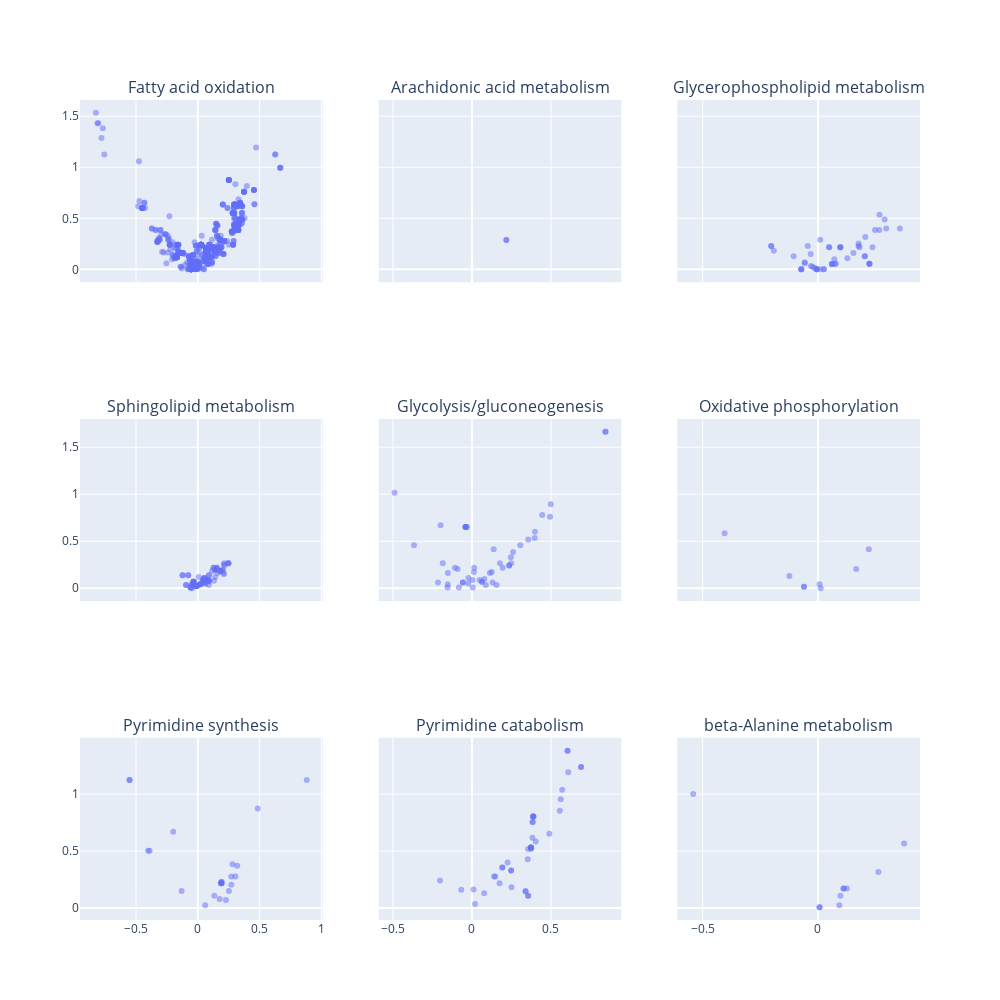

The code cell stored with this chart in its notebook:
### Code cell
from plotly.subplots import make_subplots
fig = make_subplots(
    rows = 3, 
    cols = 3,
    subplot_titles = relevant_subsystems,
    shared_xaxes = True,
    shared_yaxes = True,
    x_title = '-log10(wilcoxon_pval)'
)
data = wilcoxon_test_results['single']
for i, j, subsystem in zip(
    [1, 1, 1, 2, 2, 2, 3, 3, 3], 
    [1, 2, 3, 1, 2, 3, 1, 2, 3], 
    relevant_subsystems):
    fig.add_trace(
        plotly_vulcano_plot(
            data[data.subsystem == subsystem],
            key + ' ' + ' vs. '.join(labels[key]) + subsystem,
            pval_cutoff = 0.05,
            pval_column = 'wilcox_pval'
        ).data[0],
        row = i, 
        col = j
    )
    
fig.update_layout(
    width = 1000,
    height = 1000
)
fig.show()

### Figure 1 — Plotly figure (JSON) as saved in the notebook; plotly's stock layout.template omitted (floating-point values rounded to 4 significant figures; data arrays with more than 128 entries replaced by an {"elided": "..."} marker saying what was removed)
{"data": [{"customdata": {"elided": "634x2 str values"}, "hovertemplate": "<b>%{hovertext}</b><br><br>Cohens's D=%{x}<br>-log10(adjusted p-value)=%{y}<br>associated_genes=%{customdata[0]}<br>subsystem=%{customdata[1]}<extra></extra>", "hovertext": {"elided": "634 str values"}, "legendgroup": "", "marker": {"color": "#636efa", "opacity": 0.5, "symbol": "circle"}, "mode": "markers", "name": "", "orientation": "v", "showlegend": false, "type": "scatter", "x": {"elided": "634 float values"}, "xaxis": "x", "y": {"elided": "634 float values"}, "yaxis": "y"}, {"customdata": [["GPX3; GPX5; GPX6; GPX7", "Arachidonic acid metabolism"], ["GPX3; GPX5; GPX6; GPX7", "Arachidonic acid metabolism"]], "hovertemplate": "<b>%{hovertext}</b><br><br>Cohens's D=%{x}<br>-log10(adjusted p-value)=%{y}<br>associated_genes=%{customdata[0]}<br>subsystem=%{customdata[1]}<extra></extra>", "hovertext": ["RE3520", "RE3520"], "legendgroup": "", "marker": {"color": "#636efa", "opacity": 0.5, "symbol": "circle"}, "mode": "markers", "name": "", "orientation": "v", "showlegend": false, "type": "scatter", "x": [0.2175, 0.2175], "xaxis": "x2", "y": [0.2872, 0.2872], "yaxis": "y2"}, {"customdata": [["ACHE", "Glycerophospholipid metabolism"], ["CDIPT", "Glycerophospholipid metabolism"], ["CDIPT", "Glycerophospholipid metabolism"], ["CDS1; CDS2", "Glycerophospholipid metabolism"], ["CDS1; CDS2", "Glycerophospholipid metabolism"], ["CEPT1; CHPT1", "Glycerophospholipid metabolism"], ["CEPT1", "Glycerophospholipid metabolism"], ["PCYT1A; PCYT1B", "Glycerophospholipid metabolism"], ["PHOSPHO1", "Glycerophospholipid metabolism"], ["CHKA; CHKB", "Glycerophospholipid metabolism"], ["CRLS1", "Glycerophospholipid metabolism"], ["DGKA; DGKB; DGKD; DGKE; DGKG; DGKH; DGKI; DGKQ; DGKZ", "Glycerophospholipid metabolism"], ["DGKA; DGKB; DGKD; DGKE; DGKG; DGKH; DGKI; DGKQ; DGKZ", "Glycerophospholipid metabolism"], ["DGKI; DGKZ", "Glycerophospholipid metabolism"], ["CHKA; CHKB; ETNK1; ETNK2", "Glycerophospholipid metabolism"], ["PHOSPHO1", "Glycerophospholipid metabolism"], ["GPD1", "Glycerophospholipid metabolism"], ["GPD1", "Glycerophospholipid metabolism"], ["GK; GK2", "Glycerophospholipid metabolism"], ["GK; GK2", "Glycerophospholipid metabolism"], [null, "Glycerophospholipid metabolism"], ["PLA2G4A", "Glycerophospholipid metabolism"], ["PAFAH1B1; PAFAH1B2; PAFAH1B3; PAFAH2", "Glycerophospholipid metabolism"], ["PLA2G7", "Glycerophospholipid metabolism"], [null, "Glycerophospholipid metabolism"], ["PLD1; PLD2", "Glycerophospholipid metabolism"], ["PLD1", "Glycerophospholipid metabolism"], ["PLD1", "Glycerophospholipid metabolism"], ["PLD1", "Glycerophospholipid metabolism"], ["PCYT2", "Glycerophospholipid metabolism"], ["PEMT", "Glycerophospholipid metabolism"], ["PEMT", "Glycerophospholipid metabolism"], ["PGS1", "Glycerophospholipid metabolism"], [null, "Glycerophospholipid metabolism"], ["PIKFYVE; PIP4K2A; PIP4K2B; PIP4K2C; PIP5K1A; PIP5K1B; PIP5K1C", "Glycerophospholipid metabolism"], ["PI4K2A; PI4KA; PI4KB", "Glycerophospholipid metabolism"], ["PLA2G12A; PLA2G2A; PLA2G2F; PLA2G3; PLA2G4A; PLA2G4B; PLA2G4E; PLA2G5; PLA2G6", "Glycerophospholipid metabolism"], ["PLA2G10; PLA2G12A; PLA2G1B; PLA2G2A; PLA2G2D; PLA2G2E; PLA2G2F; PLA2G5", "Glycerophospholipid metabolism"], [null, "Glycerophospholipid metabolism"], ["PTDSS1", "Glycerophospholipid metabolism"], ["PTDSS1", "Glycerophospholipid metabolism"], ["PTDSS2", "Glycerophospholipid metabolism"], ["PTDSS2", "Glycerophospholipid metabolism"], ["PLD2", "Glycerophospholipid metabolism"], ["PLD2", "Glycerophospholipid metabolism"], ["ETNPPL", "Glycerophospholipid metabolism"], ["AKR1A1; AKR1B3", "Glycerophospholipid metabolism"], ["AKR1A1; AKR1B3", "Glycerophospholipid metabolism"], [null, "Glycerophospholipid metabolism"], [null, "Glycerophospholipid metabolism"]], "hovertemplate": "<b>%{hovertext}</b><br><br>Cohens's D=%{x}<br>-log10(adjusted p-value)=%{y}<br>associated_genes=%{customdata[0]}<br>subsystem=%{customdata[1]}<extra></extra>", "hovertext": ["Acetylcholinesterase", "phosphatidylinositol synthase (Homo sapiens)", "phosphatidylinositol synthase (Homo sapiens)", "phosphatidate cytidylyltransferase", "phosphatidate cytidylyltransferase", "choline phosphotransferase", "ethanolamine phosphotransferase", "choline phosphate cytididyltransferase", "choline phosphate phosphatase", "Choline kinase", "cardiolipin synthase (homo sapiens)", "Diacylglycerol phosphate kinase (homo sapiens)", "Diacylglycerol phosphate kinase (homo sapiens)", "Diacylglycerol phosphate kinase (homo sapiens)", "Ethanolamine kinase", "ethanolamine phosphate phosphatase", "glycerol-3-phosphate dehydrogenase (NAD)", "glycerol-3-phosphate dehydrogenase (NAD)", "glycerol kinase", "glycerol kinase", "Glycerophosphodiester phosphodiesterase (Glycerophosphocholine)", "lysophospholipase", "Platelet-activating factor acetylhydrolase", "Platelet-activating factor acetylhydrolase", "alkyl glycerol phosphocholine acetyl transferase", "choline phosphatase", "choline phosphatase", "choline phosphatase", "choline phosphatase", "phosphoethanolamine cytidyltransferase", "phosphatidylethanolamine N-methyltransferase", "phosphatidylethanolamine N-methyltransferase", "phosphatidyl-CMP: glycerophosphate phosphatidyltransferase", "Phosphatidylglycerol phosphate phosphatase (homo sapiens)", "phosphatidylinositol 4-phosphate 5-kinase", "phosphatidylinositol 4-kinase", "phospholipase A2", "phospholipase A2", "Phosphatidylserine decarboxylase", "Phosphatidylserine synthase homo sapiens", "Phosphatidylserine synthase homo sapiens", "Phosphatidylserine synthase homo sapiens", "Phosphatidylserine synthase homo sapiens", "RE3301", "RE3301", "Ethanolamine-phosphate phospho-lyase (deaminating) EC:4.2.3.2", "Glycerol:NADP+ oxidoreductase Glycerolipid metabolism EC:1.1.1.2 EC:1.1.1.72", "Glycerol:NADP+ oxidoreductase Glycerolipid metabolism EC:1.1.1.2 EC:1.1.1.72", "S-Adenosyl-L-methionine:ethanolamine-phosphate N-methyltransferase Glycerophospholipid metabolism EC:2.1.1.103", "S-Adenosyl-L-methionine:ethanolamine-phosphate N-methyltransferase Glycerophospholipid metabolism EC:2.1.1.103"], "legendgroup": "", "marker": {"color": "#636efa", "opacity": 0.5, "symbol": "circle"}, "mode": "markers", "name": "", "orientation": "v", "showlegend": false, "type": "scatter", "x": [0.009785, 0.0967, 0.05997, 0.05997, 0.2031, 0.02512, -0.07259, 0.02512, 0.289, 0.2668, 0.3553, 0.007255, 0.1273, 0.2365, 0.2052, 0.2657, -0.05729, -0.05746, -0.2028, -0.1917, -0.005765, -0.005765, 0.04829, -0.04461, 0.04856, 0.2229, 0.07573, 0.2031, 0.07573, -0.07259, 0.1538, 0.1763, 0.0967, 0.0967, 0.2474, 0.2959, -0.005831, -0.03047, 0.18, 0.2229, -0.03173, 0.07087, -0.0726, 0.2229, -0.1057, 0.1755, -0.203, -0.01525, 0.0624, -0.02461], "xaxis": "x3", "y": [0.2909, 0.2174, 0.05149, 0.05149, 0.1291, 0, 0, 0, 0.4881, 0.5351, 0.3991, 0, 0.1087, 0.2174, 0.3169, 0.385, 0.06992, 0.06063, 0.2292, 0.183, 0, 0, 0.2174, 0.2292, 0.2174, 0.05583, 0.05583, 0.1291, 0.05583, 0, 0.1609, 0.2534, 0.2174, 0.2174, 0.385, 0.3991, 0, 0.03371, 0.2174, 0.05583, 0.1501, 0.09876, 0, 0.05583, 0.1291, 0.2292, 0.2292, 0.01654, 0.05149, 0.02505], "yaxis": "y3"}, {"customdata": {"elided": "79x2 str values"}, "hovertemplate": "<b>%{hovertext}</b><br><br>Cohens's D=%{x}<br>-log10(adjusted p-value)=%{y}<br>associated_genes=%{customdata[0]}<br>subsystem=%{customdata[1]}<extra></extra>", "hovertext": ["3-Dehydrosphinganine reductase", "Lactosylceramide 4-alpha-galactosyltransferase", "Arylsulfatase A", "N-acylsphingosine amidohydrolase", "Beta-1,3-galactosyltransferase 3", "Beta-1,3-galactosyltransferase 4", "Beta-1,3-galactosyltransferase 4", "Beta-1,3-galactosyltransferase 4", "Beta-1,3-galactosyltransferase 4", "Beta-1,3-galactosyltransferase 5", "UDP-GlcNAc:betaGal beta-1,3-N-acetylglucosaminyltransferase 3, Golgi apparatus", "UDP-GlcNAc:betaGal beta-1,3-N-acetylglucosaminyltransferase 3, Golgi apparatus", "UDP-GlcNAc:betaGal beta-1,3-N-acetylglucosaminyltransferase 3, Golgi apparatus", "UDP-GlcNAc:betaGal beta-1,3-N-acetylglucosaminyltransferase 3, Golgi apparatus", "UDP-GlcNAc:betaGal beta-1,3-N-acetylglucosaminyltransferase 3, Golgi apparatus", "UDP-GlcNAc:betaGal beta-1,3-N-acetylglucosaminyltransferase 3, Golgi apparatus", "UDP-GlcNAc:betaGal beta-1,3-N-acetylglucosaminyltransferase 3, Golgi apparatus", "UDP-GlcNAc:betaGal beta-1,3-N-acetylglucosaminyltransferase 3, Golgi apparatus", "Ceramide kinase", "dihydroceramide desaturase", "dihydroceramide desaturase", "dihydrosphingosine N-acyltransferase", "Galactoside 2-alpha-L-fucosyltransferase 1", "Galactosylceramide sulfotransferase", "Galactosylceramide sulfotransferase", "Galactocerebrosidase", "Beta-1,4 N-acetylgalactosaminyltransferase", "Beta-1,4 N-acetylgalactosaminyltransferase", "Beta-1,4 N-acetylgalactosaminyltransferase", "Beta-1,4 N-acetylgalactosaminyltransferase", "Ganglioside O-acetylation", "Ganglioside O-acetylation", "Glucosylceramidase", "Glucosylceramidase", "globoside alpha-1,3-N-acetylgalactosaminyltransferase 1", "galactosidase, alpha", "Beta-galactosidase", "N-acetylgalactosaminidase, beta-", "N-acetylgalactosaminidase, alpha-", "RE2675", "sphingoid base-phosphate phosphatase (sphinganine 1-phosphatase), endoplasmic reticulum", "sphingoid base-phosphate phosphatase (sphinganine 1-phosphatase), endoplasmic reticulum", "serine C-palmitoyltransferase", "Sphingosine-1-phosphate lyase", "Beta-galactoside alpha-2,3-sialyltransferase, Golgi apparatus", "Lactosylceramide alpha-2,3-sialyltransferase, Golgi apparatus", "sphingolipid long chain base kinase (sphinganine)", "sphingomyelin phosphodiesterase 3, neutral membrane (neutral sphingomyelinase II)", "sphingomyelin phosphodiesterase 3, neutral membrane (neutral sphingomyelinase II)", "sphingomyelinase", "Sphingomyelin synthase (homo sapiens)", "sphingosine kinase 2", "sphingomyelin deacylase", "CMP-N-acetylneuraminate-beta-galactosamide-alpha-2,3-sialyltransferase, Golgi apparatus", "CMP-N-acetylneuraminate-beta-galactosamide-alpha-2,3-sialyltransferase, Golgi apparatus", "CMP-N-acetylneuraminate-beta-galactosamide-alpha-2,3-sialyltransferase, Golgi apparatus", "Alpha-N-acetylgalactosaminide alpha-2,6-sialyltransferase 2", "Alpha-N-acetylgalactosaminide alpha-2,6-sialyltransferase 2", "Alpha-N-acetylgalactosaminide alpha-2,6-sialyltransferase 2", "Alpha-N-acetylgalactosaminide alpha-2,6-sialyltransferase 2", "Alpha-N-acetylgalactosaminide alpha-2,6-sialyltransferase 2", "Alpha-N-acetylgalactosaminide alpha-2,6-sialyltransferase 2", "Alpha-N-acetylgalactosaminide alpha-2,6-sialyltransferase 2", "Alpha-N-acetylgalactosaminide alpha-2,6-sialyltransferase 2", "Alpha-N-acetylgalactosaminide alpha-2,6-sialyltransferase 3", "sialytransferase 7 ((alpha-N-acetylneuraminyl 2,3-betagalactosyl-1,3)-N-acetyl galactosaminide alpha-2,6-sialytransferase) F", "Beta-galactoside alpha-2,3-sialyltransferase", "Beta-galactoside alpha-2,3-sialyltransferase", "Beta-galactoside alpha-2,3-sialyltransferase", "Beta-galactoside alpha-2,3-sialyltransferase", "Beta-galactoside alpha-2,3-sialyltransferase", "Beta-galactoside alpha-2,3-sialyltransferase", "Beta-galactoside alpha-2,3-sialyltransferase", "Ceramide glucosyltransferase", "3-sn-phosphatidate phosphohydrolase Sphingolipid metabolism EC:3.1.3.4", "S-Adenosyl-L-methionine:methylethanolamine phosphate N-methyltransferase Glycerophospholipid metabolism EC:2.1.1.103", "S-Adenosyl-L-methionine:methylethanolamine phosphate N-methyltransferase Glycerophospholipid metabolism EC:2.1.1.103", "S-Adenosyl-L-methionine:phosphodimethylethanolamine N-methyltransferase Glycerophospholipid metabolism EC:2.1.1.103", "S-Adenosyl-L-methionine:phosphodimethylethanolamine N-methyltransferase Glycerophospholipid metabolism EC:2.1.1.103"], "legendgroup": "", "marker": {"color": "#636efa", "opacity": 0.5, "symbol": "circle"}, "mode": "markers", "name": "", "orientation": "v", "showlegend": false, "type": "scatter", "x": [0.1811, 0.141, -0.07775, 0.1505, 0.141, 0.04162, 0.01882, -0.008093, -0.03371, 0.1313, 0.2476, 0.2476, 0.2476, 0.2021, 0.2021, 0.05589, 0.05406, 0.1155, -0.04571, 0.1821, 0.2094, 0.1821, 0.1413, -0.07775, 0.007677, 0.1502, 0.04759, 0.01882, -0.008093, -0.03371, -0.05833, -0.0949, -0.1231, 0.1281, 0.1538, 0.2101, 0.1281, 0.05589, 0.1538, 0.08916, -0.04475, -0.04517, 0.1811, 0.2146, 0.08915, -0.05833, 0.09005, 0.07644, 0.1602, 0.2145, 0.07644, -0.04516, 0.2118, 0.04162, 0.01882, -0.008093, 0.09037, 0.09037, 0.05406, 0.05406, -0.01087, -0.01087, -0.03371, -0.03593, 0.02567, -0.01195, 0.08915, -0.05833, -0.0949, -0.01557, 0.02493, 0.04162, -0.03381, -0.1228, 0.0905, 0.0624, -0.02461, 0.0624, -0.02461], "xaxis": "x4", "y": [0.183, 0.1943, 0.1395, 0.2057, 0.1943, 0.08898, 0.04252, 0.02505, 0.06992, 0.07937, 0.2657, 0.2657, 0.2657, 0.1943, 0.1943, 0.06992, 0.1087, 0.183, 0, 0.183, 0.1609, 0.183, 0.1188, 0.1395, 0.1188, 0.2057, 0.09876, 0.04252, 0.02505, 0.06992, 0.008196, 0.03371, 0.1395, 0.2174, 0.2174, 0.1501, 0.2174, 0.06992, 0.2174, 0.03371, 0.04252, 0.04252, 0.183, 0.2412, 0.07937, 0.008196, 0.1395, 0.08898, 0.1609, 0.2657, 0.08898, 0.04252, 0.2534, 0.08898, 0.04252, 0.02505, 0.07937, 0.07937, 0.1087, 0.1087, 0.02505, 0.02505, 0.06992, 0.06992, 0.04252, 0.02505, 0.07937, 0.008196, 0.03371, 0.03371, 0.05149, 0.08898, 0.06992, 0.1395, 0.1395, 0.05149, 0.02505, 0.05149, 0.02505], "yaxis": "y4"}, {"customdata": [["AACS; ACSS2", "Glycolysis/gluconeogenesis"], ["ACSS1", "Glycolysis/gluconeogenesis"], ["ACYP1; ACYP2; RWDD2A", "Glycolysis/gluconeogenesis"], ["ADH1; ADH4; ADH5; ADH6A; ADH7; ADHFE1; ZADH2", "Glycolysis/gluconeogenesis"], ["AKR1A1", "Glycolysis/gluconeogenesis"], ["ALDH1A1; ALDH1A2; ALDH1A3; ALDH1B1; ALDH3A1; ALDH3A2; ALDH3B1; ALDH3B3; ALDH7A1; ALDH9A1", "Glycolysis/gluconeogenesis"], ["ALDH1B1; ALDH2", "Glycolysis/gluconeogenesis"], ["ALDH1A2; ALDH1B1; ALDH3A1; ALDH3A2; ALDH3B1; ALDH3B3; ALDH9A1", "Glycolysis/gluconeogenesis"], ["CAT", "Glycolysis/gluconeogenesis"], ["BPGM; PGAM1; PGAM2", "Glycolysis/gluconeogenesis"], ["BPGM; PGAM1; PGAM2", "Glycolysis/gluconeogenesis"], ["ENO1; ENO2; ENO3", "Glycolysis/gluconeogenesis"], ["ENO1; ENO2; ENO3", "Glycolysis/gluconeogenesis"], ["CYP2E1", "Glycolysis/gluconeogenesis"], ["ALDOART2; ALDOB; ALDOC", "Glycolysis/gluconeogenesis"], ["ALDOART2; ALDOB; ALDOC", "Glycolysis/gluconeogenesis"], ["FBP1; FBP2", "Glycolysis/gluconeogenesis"], ["GPD2", "Glycolysis/gluconeogenesis"], ["G6PC; G6PC2; G6PC3", "Glycolysis/gluconeogenesis"], ["GAPDHS; GM15294", "Glycolysis/gluconeogenesis"], ["GAPDHS; GM15294", "Glycolysis/gluconeogenesis"], ["GCK; HK1; HK2; HK3; HKDC1", "Glycolysis/gluconeogenesis"], ["LDHA; LDHAL6B; LDHB; LDHC; UEVLD", "Glycolysis/gluconeogenesis"], ["LDHA; LDHAL6B; LDHB; LDHC; UEVLD", "Glycolysis/gluconeogenesis"], ["DLAT; DLD; PDHA1; PDHA2; PDHB; PDHX", "Glycolysis/gluconeogenesis"], ["PCK1", "Glycolysis/gluconeogenesis"], ["PCK1; PCK2", "Glycolysis/gluconeogenesis"], ["PFKL; PFKM; PFKP", "Glycolysis/gluconeogenesis"], ["GPI1", "Glycolysis/gluconeogenesis"], ["GPI1", "Glycolysis/gluconeogenesis"], ["MIA3; PGK1; PGK2", "Glycolysis/gluconeogenesis"], ["MIA3; PGK1; PGK2", "Glycolysis/gluconeogenesis"], ["PGM1; PGM2", "Glycolysis/gluconeogenesis"], ["PGM1; PGM2", "Glycolysis/gluconeogenesis"], ["BPGM; PGAM1; PGAM2", "Glycolysis/gluconeogenesis"], ["BPGM; PGAM1; PGAM2", "Glycolysis/gluconeogenesis"], ["PKLR; PKM", "Glycolysis/gluconeogenesis"], ["TPI1", "Glycolysis/gluconeogenesis"], ["TPI1", "Glycolysis/gluconeogenesis"], ["PKLR", "Glycolysis/gluconeogenesis"], ["PKLR", "Glycolysis/gluconeogenesis"], ["PKLR", "Glycolysis/gluconeogenesis"], ["LDHA; LDHB; LDHC", "Glycolysis/gluconeogenesis"], ["LDHA; LDHB; LDHC", "Glycolysis/gluconeogenesis"], ["GPD1", "Glycolysis/gluconeogenesis"], ["GPD1", "Glycolysis/gluconeogenesis"], ["PKLR", "Glycolysis/gluconeogenesis"], ["GCK; HK1; HK2; HK3", "Glycolysis/gluconeogenesis"], ["GCK; HK1; HK2; HK3", "Glycolysis/gluconeogenesis"], ["PKLR", "Glycolysis/gluconeogenesis"]], "hovertemplate": "<b>%{hovertext}</b><br><br>Cohens's D=%{x}<br>-log10(adjusted p-value)=%{y}<br>associated_genes=%{customdata[0]}<br>subsystem=%{customdata[1]}<extra></extra>", "hovertext": ["acetyl-CoA synthetase", "acetyl-CoA synthetase", "acylphosphatase", "alcohol dehydrogenase, forward rxn (ethanol -> acetaldehyde)", "alcohol dehydrogenase (ethanol, NADP), forward reaction", "aldehyde dehydrogenase (acetaldehyde, NAD)", "aldehyde dehydrogenase (acetylaldehyde, NAD), mitochondrial", "aldehyde dehydrogenase (acetaldehyde, NADP)", "catalase A, peroxisomal (ethanol)", "Diphosphoglyceromutase", "Diphosphoglycerate phosphatase", "enolase", "enolase", "ethanol monooxygenase", "fructose-bisphosphate aldolase", "fructose-bisphosphate aldolase", "fructose-bisphosphatase", "glycerol-3-phosphate dehydrogenase (FAD), mitochondrial", "glucose-6-phosphate phosphatase, edoplasmic reticular", "glyceraldehyde-3-phosphate dehydrogenase", "glyceraldehyde-3-phosphate dehydrogenase", "hexokinase (D-glucose:ATP)", "L-lactate dehydrogenase", "L-lactate dehydrogenase", "pyruvate dehydrogenase", "Phosphoenolpyruvate carboxykinase (GTP)", "Phosphoenolpyruvate carboxykinase (GTP)", "phosphofructokinase", "glucose-6-phosphate isomerase", "glucose-6-phosphate isomerase", "phosphoglycerate kinase", "phosphoglycerate kinase", "phosphoglucomutase", "phosphoglucomutase", "phosphoglycerate mutase", "phosphoglycerate mutase", "pyruvate kinase", "triose-phosphate isomerase", "triose-phosphate isomerase", "GTP:pyruvate O2-phosphotransferase Purine metabolism EC:2.7.1.40", "CTP:pyruvate O2-phosphotransferase EC:2.7.1.40", "UTP:pyruvate O2-phosphotransferase EC:2.7.1.40", "(S)-Lactate:NAD+ oxidoreductase Glycolysis / Gluconeogenesis / Pyruvate metabolism EC:1.1.1.27", "(S)-Lactate:NAD+ oxidoreductase Glycolysis / Gluconeogenesis / Pyruvate metabolism EC:1.1.1.27", "sn-Glycerol-3-phosphate:NAD+ 2-oxidoreductase Glycerophospholipid metabolism EC:1.1.1.8", "sn-Glycerol-3-phosphate:NAD+ 2-oxidoreductase Glycerophospholipid metabolism EC:1.1.1.8", "dATP:pyruvate O2-phosphotransferase Purine metabolism EC:2.7.1.40", "Glycolysis / Glyconeogenesis EC:2.7.1.1", "Glycolysis / Glyconeogenesis EC:2.7.1.1", "dATP:pyruvate O2-phosphotransferase Purine metabolism EC:2.7.1.40"], "legendgroup": "", "marker": {"color": "#636efa", "opacity": 0.5, "symbol": "circle"}, "mode": "markers", "name": "", "orientation": "v", "showlegend": false, "type": "scatter", "x": [0.01409, -0.1848, 0.2602, 0.1767, 0.003186, 0.1945, 0.246, 0.1301, -0.49, 0.2353, 0.2353, 0.1248, 0.3987, -0.3668, 0.4988, 0.8446, 0.4447, 0.005182, 0.01186, 0.1131, -0.09085, 0.07842, -0.1533, 0.1373, 0.4939, 0.04854, 0.1556, 0.8446, -0.0827, 0.3562, -0.1077, 0.2483, -0.02227, 0.3055, 0.3967, 0.08796, -0.1987, -0.02285, -0.1523, -0.04044, -0.04044, -0.04044, -0.215, -0.1546, -0.05746, -0.05746, -0.03197, 0.06293, 0.06377, -0.04044], "xaxis": "x5", "y": [0.2174, 0.2657, 0.385, 0.2657, 0.08898, 0.2174, 0.3301, 0.06063, 1.017, 0.2412, 0.2412, 0.1719, 0.6005, 0.4577, 0.8937, 1.664, 0.7778, 0.008196, 0.1719, 0.1609, 0.2057, 0.09876, 0.04252, 0.4135, 0.7591, 0.08898, 0.03371, 1.664, 0.008196, 0.5192, 0.2174, 0.2657, 0.1087, 0.4577, 0.5351, 0.03371, 0.669, 0.05149, 0.1609, 0.6516, 0.6516, 0.6516, 0.06063, 0.008196, 0.06063, 0.06063, 0.6516, 0.06992, 0.06992, 0.6516], "yaxis": "y5"}, {"customdata": [["ATP5A1; ATP5B; ATP5C1; ATP5D; ATP5E; ATP5F1; ATP5G1; ATP5G2; ATP5G3; ATP5H; ATP5J; ATP5J2; ATP5K; ATP5O; ATP5S; GM5426; NSF", "Oxidative phosphorylation"], ["COX4I1; COX4I2; COX5A; COX5B; COX6A1; COX6A2; COX6B1; COX6B2; COX6C; COX7A1; COX7A2; COX7A2L; COX7B2; COX8A; COX8C; MT-CO1; MT-CO2; MT-CO3", "Oxidative phosphorylation"], ["CYC1; MT-CYTB; UQCR10; UQCR11; UQCRB; UQCRC1; UQCRC2; UQCRFS1; UQCRH; UQCRQ", "Oxidative phosphorylation"], ["ETFA; ETFB; ETFDH", "Oxidative phosphorylation"], [null, "Oxidative phosphorylation"], ["1700029P11RIK; MT-ND1; MT-ND2; MT-ND3; MT-ND4; MT-ND4L; MT-ND5; MT-ND6; NDUFA1; NDUFA10; NDUFA11; NDUFA12; NDUFA13; NDUFA2; NDUFA3; NDUFA4; NDUFA5; NDUFA6; NDUFA7; NDUFA8; NDUFA9; NDUFAB1; NDUFB10; NDUFB2; NDUFB3; NDUFB4; NDUFB5; NDUFB6; NDUFB7; NDUFB8; NDUFB9; NDUFC1; NDUFC2; NDUFS1; NDUFS2; NDUFS3; NDUFS4; NDUFS5; NDUFS6; NDUFS7; NDUFS8; NDUFV1; NDUFV2; NDUFV3; TUSC3", "Oxidative phosphorylation"], ["LHPP; PPA1", "Oxidative phosphorylation"], ["PPA2", "Oxidative phosphorylation"]], "hovertemplate": "<b>%{hovertext}</b><br><br>Cohens's D=%{x}<br>-log10(adjusted p-value)=%{y}<br>associated_genes=%{customdata[0]}<br>subsystem=%{customdata[1]}<extra></extra>", "hovertext": ["ATP synthase (four protons for one ATP)", "cytochrome c oxidase, mitochondrial Complex IV", "ubiquinol-6 cytochrome c reductase, Complex III", "Complex II reaction for respiratory chain", "glycerophosphate shuttle for trasnfer of reducing equivalents", "NADH dehydrogenase, mitochondrial", "inorganic diphosphatase", "inorganic diphosphatase"], "legendgroup": "", "marker": {"color": "#636efa", "opacity": 0.5, "symbol": "circle"}, "mode": "markers", "name": "", "orientation": "v", "showlegend": false, "type": "scatter", "x": [0.01189, -0.06092, -0.06092, -0.4052, 0.006879, -0.124, 0.1657, 0.2205], "xaxis": "x6", "y": [0, 0.01654, 0.01654, 0.5839, 0.04252, 0.1291, 0.2057, 0.4135], "yaxis": "y6"}, {"customdata": [["CAD", "Pyrimidine synthesis"], ["CAD", "Pyrimidine synthesis"], ["CTPS; CTPS2", "Pyrimidine synthesis"], ["DHODH", "Pyrimidine synthesis"], ["CAD", "Pyrimidine synthesis"], ["DTYMK", "Pyrimidine synthesis"], ["UMPS", "Pyrimidine synthesis"], ["UMPS", "Pyrimidine synthesis"], [null, "Pyrimidine synthesis"], [null, "Pyrimidine synthesis"], [null, "Pyrimidine synthesis"], [null, "Pyrimidine synthesis"], ["NME4", "Pyrimidine synthesis"], ["NME4", "Pyrimidine synthesis"], ["GM20390; NME2", "Pyrimidine synthesis"], ["GM20390; NME2", "Pyrimidine synthesis"], [null, "Pyrimidine synthesis"], [null, "Pyrimidine synthesis"], [null, "Pyrimidine synthesis"], ["TK2", "Pyrimidine synthesis"], ["TK2", "Pyrimidine synthesis"], ["PKM", "Pyrimidine synthesis"], ["PKM", "Pyrimidine synthesis"], ["UCK1; UCK2; UCKL1", "Pyrimidine synthesis"]], "hovertemplate": "<b>%{hovertext}</b><br><br>Cohens's D=%{x}<br>-log10(adjusted p-value)=%{y}<br>associated_genes=%{customdata[0]}<br>subsystem=%{customdata[1]}<extra></extra>", "hovertext": ["aspartate carbamoyltransferase (reversible)", "carbamoyl-phosphate synthase (glutamine-hydrolysing)", "CTP synthase (glutamine)", "dihydoorotic acid dehydrogenase (quinone10)", "dihydroorotase", "dTMP kinase in mitochondria", "orotidine-5'-phosphate decarboxylase", "orotate phosphoribosyltransferase", "RE0452", "RE0452", "RE0453", "RE0453", "RE0453", "RE0453", "RE0453", "RE0453", "RE0456", "RE1530", "RE1530", "RE1530", "RE1530", "RE2954", "RE2954", "uridine kinase (ATP:Uridine)"], "legendgroup": "", "marker": {"color": "#636efa", "opacity": 0.5, "symbol": "circle"}, "mode": "markers", "name": "", "orientation": "v", "showlegend": false, "type": "scatter", "x": [0.1924, 0.1924, 0.4848, 0.1922, 0.1922, 0.2717, 0.1877, 0.1877, 0.05991, 0.3193, -0.3905, -0.4021, 0.2515, 0.2707, -0.5525, -0.5525, -0.1311, 0.2278, 0.281, 0.3043, 0.1769, -0.1987, 0.1339, 0.8819], "xaxis": "x7", "y": [0.2292, 0.2292, 0.8739, 0.2174, 0.2174, 0.2057, 0.2174, 0.2174, 0.02505, 0.371, 0.5036, 0.5036, 0.1501, 0.2782, 1.125, 1.125, 0.1501, 0.06992, 0.385, 0.2782, 0.07937, 0.669, 0.1087, 1.125], "yaxis": "y7"}, {"customdata": [[null, "Pyrimidine catabolism"], ["UPB1", "Pyrimidine catabolism"], [null, "Pyrimidine catabolism"], ["AICDA; CDA", "Pyrimidine catabolism"], ["AGXT2", "Pyrimidine catabolism"], ["AGXT2", "Pyrimidine catabolism"], ["DCTD", "Pyrimidine catabolism"], ["DCTD", "Pyrimidine catabolism"], ["AICDA; CDA", "Pyrimidine catabolism"], ["DPYS; DPYSL2; DPYSL3", "Pyrimidine catabolism"], ["DPYS", "Pyrimidine catabolism"], ["DPYD", "Pyrimidine catabolism"], ["DPYD", "Pyrimidine catabolism"], ["DPYD", "Pyrimidine catabolism"], [null, "Pyrimidine catabolism"], ["NT5C; NT5C3", "Pyrimidine catabolism"], ["NT5C3", "Pyrimidine catabolism"], ["GUCA1A; NT5C; NT5C1A; NT5C1B; NT5C3; NT5E", "Pyrimidine catabolism"], ["NT5C; NT5C1A; NT5C1B; NT5C2; NT5C3; NT5E", "Pyrimidine catabolism"], ["NT5C; NT5C1A; NT5C1B; NT5C2; NT5C3; NT5E", "Pyrimidine catabolism"], ["UPP1; UPP2", "Pyrimidine catabolism"], ["UPP1; UPP2", "Pyrimidine catabolism"], ["TYMP", "Pyrimidine catabolism"], ["TYMP", "Pyrimidine catabolism"], ["UPB1", "Pyrimidine catabolism"], ["ENTPD1; ENTPD3; ENTPD8", "Pyrimidine catabolism"], ["ENTPD1; ENTPD3; ENTPD8", "Pyrimidine catabolism"], ["ENTPD1; ENTPD3; ENTPD8", "Pyrimidine catabolism"], ["ENTPD1; ENTPD3; ENTPD8", "Pyrimidine catabolism"], ["ITPA", "Pyrimidine catabolism"], [null, "Pyrimidine catabolism"], [null, "Pyrimidine catabolism"], [null, "Pyrimidine catabolism"], ["DCK", "Pyrimidine catabolism"], ["ITPA", "Pyrimidine catabolism"], ["ITPA", "Pyrimidine catabolism"], ["ABAT", "Pyrimidine catabolism"], ["ABAT", "Pyrimidine catabolism"], ["ENTPD1; ENTPD3; ENTPD8", "Pyrimidine catabolism"], ["ENTPD1; ENTPD3; ENTPD8", "Pyrimidine catabolism"], ["ENTPD1; ENTPD3; ENTPD8", "Pyrimidine catabolism"], ["ENTPD1; ENTPD3; ENTPD8", "Pyrimidine catabolism"]], "hovertemplate": "<b>%{hovertext}</b><br><br>Cohens's D=%{x}<br>-log10(adjusted p-value)=%{y}<br>associated_genes=%{customdata[0]}<br>subsystem=%{customdata[1]}<extra></extra>", "hovertext": ["2-deoxy-D-ribose 1-phosphate phosphorylase", "beta-ureidopropionase (D-3-amino-isobutanoate forming)", "Cytosine deaminase", "cytidine deaminase", "D-3-Amino-isobutanoate:pyruvate aminotransferase, mitochondrial", "D-3-Amino-isobutanoate:pyruvate aminotransferase, mitochondrial", "dCMP deaminase", "dCMP deaminase", "deoxycytidine deaminase", "dihydropyrimidinase (5,6-dihydrouracil)", "dihydropyrimidinase (dihydrothymine)", "dihydrothymin dehydrogenase (NADP)", "dihydrothymin dehydrogenase (NADP)", "dihydrouracil dehydrogenase (NADP)", "dUTP diphosphatase", "5'-nucleotidase (dUMP)", "5'-nucleotidase (UMP)", "5'-nucleotidase (dCMP)", "5'-nucleotidase (CMP)", "5'-nucleotidase (dTMP)", "pyrimidine-nucleoside phosphorylase (uracil)", "pyrimidine-nucleoside phosphorylase (uracil)", "thymidine phosphorylase", "thymidine phosphorylase", "b-ureidopropionase", "CDP diphosphohydrolase Pyrimidine metabolism EC:3.6.1.5", "CDP diphosphohydrolase Pyrimidine metabolism EC:3.6.1.5", "CTP diphosphohydrolase Pyrimidine metabolism EC:3.6.1.5", "CTP diphosphohydrolase Pyrimidine metabolism EC:3.6.1.5", "Uridine triphosphate pyrophosphohydrolase Pyrimidine metabolism EC:3.6.1.19", "5,6-Dihydrouracil:NAD+ oxidoreductase Pyrimidine metabolism EC:1.3.1.1", "5,6-Dihydrothymine:NAD+ oxidoreductase Pyrimidine metabolism EC:1.3.1.1", "5,6-Dihydrothymine:NAD+ oxidoreductase Pyrimidine metabolism EC:1.3.1.1", "ATP:deoxycitidine 5-phosphotransferase Pyrimidine metabolism EC:2.7.1.74", "2-Deoxyguanosine 5-triphosphate pyrophosphohydrolase Purine metabolism EC:3.6.1.19", "2-Deoxyguanosine 5-triphosphate pyrophosphohydrolase Purine metabolism EC:3.6.1.19", "(R)-3-Amino-2-methylpropanoate:2-oxoglutarate aminotransferase EC:2.6.1.22", "(R)-3-Amino-2-methylpropanoate:2-oxoglutarate aminotransferase EC:2.6.1.22", "dTDP diphosphohydrolase Pyrimidine metabolism EC:3.6.1.5", "dTDP diphosphohydrolase Pyrimidine metabolism EC:3.6.1.5", "dTTP nucleotidohydrolase Pyrimidine metabolism EC:3.6.1.39", "dTTP nucleotidohydrolase Pyrimidine metabolism EC:3.6.1.39"], "legendgroup": "", "marker": {"color": "#636efa", "opacity": 0.5, "symbol": "circle"}, "mode": "markers", "name": "", "orientation": "v", "showlegend": false, "type": "scatter", "x": [0.07708, 0.192, -0.06776, 0.5562, 0.3732, 0.3732, 0.4893, 0.1747, 0.3526, 0.2477, 0.192, 0.2254, 0.3552, 0.6902, 0.3826, 0.3554, 0.571, 0.6045, 0.6094, 0.3749, 0.25, 0.4037, 0.1398, 0.1471, 0.2477, 0.3837, 0.3889, 0.3393, 0.3867, 0.5621, 0.6902, 0.3552, -0.2023, 0.6052, 0.01936, 0.009941, 0.3732, 0.3732, 0.3837, 0.3889, 0.3393, 0.3867], "xaxis": "x8", "y": [0.1291, 0.3572, 0.161, 0.8542, 0.531, 0.531, 0.6516, 0.2174, 0.428, 0.3301, 0.3572, 0.3991, 0.1087, 1.239, 0.6174, 0.5192, 1.038, 1.382, 1.193, 0.5192, 0.183, 0.5839, 0.2782, 0.2782, 0.3301, 0.7557, 0.8033, 0.1477, 0.8033, 0.9544, 1.239, 0.1087, 0.2412, 1.382, 0.03649, 0.1639, 0.531, 0.531, 0.7557, 0.8033, 0.1477, 0.8033], "yaxis": "y8"}, {"customdata": [["AOC1; AOC2; AOC3", "beta-Alanine metabolism"], ["ALDH9A1", "beta-Alanine metabolism"], ["ABAT", "beta-Alanine metabolism"], ["ABAT", "beta-Alanine metabolism"], ["GAD1", "beta-Alanine metabolism"], ["ALDH1A1; ALDH1A2; ALDH3A2; ALDH7A1; ALDH9A1", "beta-Alanine metabolism"], ["CNDP1; CNDP2", "beta-Alanine metabolism"], ["AUH; ECHS1; EHHADH; HADHA; HADHB", "beta-Alanine metabolism"], [null, "beta-Alanine metabolism"], ["CARNS1", "beta-Alanine metabolism"]], "hovertemplate": "<b>%{hovertext}</b><br><br>Cohens's D=%{x}<br>-log10(adjusted p-value)=%{y}<br>associated_genes=%{customdata[0]}<br>subsystem=%{customdata[1]}<extra></extra>", "hovertext": ["1,3-Diaminopropane:oxygen oxidoreductase (deaminating)", "Aminobutyraldehyde dehydrogenase", "3-Aminopropanoate:2-oxoglutarate aminotransferase (m)", "3-Aminopropanoate:2-oxoglutarate aminotransferase (m)", "aspartate 1-decarboxylase", "beta-Aminopropion aldehyde:NAD+ oxidoreductase", "Nalpha-(beta-alanyl)-L-histidine hydrolase IR", "Propenoyl-CoA hydrolase (m)", "Spermidine:(acceptor) oxidoreductase", "L-Histidine:beta-alanine ligase (AMP-forming) Alanine and aspartate metabolism / Histidine metabolism / beta-Alanine metabolism EC:6.3.2.11"], "legendgroup": "", "marker": {"color": "#636efa", "opacity": 0.5, "symbol": "circle"}, "mode": "markers", "name": "", "orientation": "v", "showlegend": false, "type": "scatter", "x": [0.00676, 0.09743, 0.1254, 0.3735, 0.2619, 0.00676, 0.1112, 0.09254, -0.5411, 0.1104], "xaxis": "x9", "y": [0.008196, 0.1087, 0.1719, 0.5674, 0.3169, 0.008196, 0.1719, 0.02505, 1.001, 0.1719], "yaxis": "y9"}], "layout": {"annotations": [{"font": {"size": 16}, "showarrow": false, "text": "Fatty acid oxidation", "x": 0.1444, "xanchor": "center", "xref": "paper", "y": 1, "yanchor": "bottom", "yref": "paper"}, {"font": {"size": 16}, "showarrow": false, "text": "Arachidonic acid metabolism", "x": 0.5, "xanchor": "center", "xref": "paper", "y": 1, "yanchor": "bottom", "yref": "paper"}, {"font": {"size": 16}, "showarrow": false, "text": "Glycerophospholipid metabolism", "x": 0.8556, "xanchor": "center", "xref": "paper", "y": 1, "yanchor": "bottom", "yref": "paper"}, {"font": {"size": 16}, "showarrow": false, "text": "Sphingolipid metabolism", "x": 0.1444, "xanchor": "center", "xref": "paper", "y": 0.6111, "yanchor": "bottom", "yref": "paper"}, {"font": {"size": 16}, "showarrow": false, "text": "Glycolysis/gluconeogenesis", "x": 0.5, "xanchor": "center", "xref": "paper", "y": 0.6111, "yanchor": "bottom", "yref": "paper"}, {"font": {"size": 16}, "showarrow": false, "text": "Oxidative phosphorylation", "x": 0.8556, "xanchor": "center", "xref": "paper", "y": 0.6111, "yanchor": "bottom", "yref": "paper"}, {"font": {"size": 16}, "showarrow": false, "text": "Pyrimidine synthesis", "x": 0.1444, "xanchor": "center", "xref": "paper", "y": 0.2222, "yanchor": "bottom", "yref": "paper"}, {"font": {"size": 16}, "showarrow": false, "text": "Pyrimidine catabolism", "x": 0.5, "xanchor": "center", "xref": "paper", "y": 0.2222, "yanchor": "bottom", "yref": "paper"}, {"font": {"size": 16}, "showarrow": false, "text": "beta-Alanine metabolism", "x": 0.8556, "xanchor": "center", "xref": "paper", "y": 0.2222, "yanchor": "bottom", "yref": "paper"}], "height": 1000, "width": 1000, "xaxis": {"anchor": "y", "autorange": true, "domain": [0, 0.2889], "matches": "x7", "range": [-0.9533, 1.01], "showticklabels": false, "type": "linear"}, "xaxis2": {"anchor": "y2", "autorange": true, "domain": [0.3556, 0.6444], "matches": "x8", "range": [-0.5905, 0.9452], "showticklabels": false, "type": "linear"}, "xaxis3": {"anchor": "y3", "autorange": true, "domain": [0.7111, 1], "matches": "x9", "range": [-0.61, 0.4424], "showticklabels": false, "type": "linear"}, "xaxis4": {"anchor": "y4", "autorange": true, "domain": [0, 0.2889], "matches": "x7", "range": [-0.9533, 1.01], "showticklabels": false, "type": "linear"}, "xaxis5": {"anchor": "y5", "autorange": true, "domain": [0.3556, 0.6444], "matches": "x8", "range": [-0.5905, 0.9452], "showticklabels": false, "type": "linear"}, "xaxis6": {"anchor": "y6", "autorange": true, "domain": [0.7111, 1], "matches": "x9", "range": [-0.61, 0.4424], "showticklabels": false, "type": "linear"}, "xaxis7": {"anchor": "y7", "autorange": true, "domain": [0, 0.2889], "range": [-0.9533, 1.01], "type": "linear"}, "xaxis8": {"anchor": "y8", "autorange": true, "domain": [0.3556, 0.6444], "range": [-0.5905, 0.9452], "type": "linear"}, "xaxis9": {"anchor": "y9", "autorange": true, "domain": [0.7111, 1], "range": [-0.61, 0.4424], "type": "linear"}, "yaxis": {"anchor": "x", "autorange": true, "domain": [0.7778, 1], "range": [-0.126, 1.659], "type": "linear"}, "yaxis2": {"anchor": "x2", "autorange": true, "domain": [0.7778, 1], "matches": "y", "range": [-0.126, 1.659], "showticklabels": false, "type": "linear"}, "yaxis3": {"anchor": "x3", "autorange": true, "domain": [0.7778, 1], "matches": "y", "range": [-0.126, 1.659], "showticklabels": false, "type": "linear"}, "yaxis4": {"anchor": "x4", "autorange": true, "domain": [0.3889, 0.6111], "range": [-0.1368, 1.801], "type": "linear"}, "yaxis5": {"anchor": "x5", "autorange": true, "domain": [0.3889, 0.6111], "matches": "y4", "range": [-0.1368, 1.801], "showticklabels": false, "type": "linear"}, "yaxis6": {"anchor": "x6", "autorange": true, "domain": [0.3889, 0.6111], "matches": "y4", "range": [-0.1368, 1.801], "showticklabels": false, "type": "linear"}, "yaxis7": {"anchor": "x7", "autorange": true, "domain": [0, 0.2222], "range": [-0.1047, 1.495], "type": "linear"}, "yaxis8": {"anchor": "x8", "autorange": true, "domain": [0, 0.2222], "matches": "y7", "range": [-0.1047, 1.495], "showticklabels": false, "type": "linear"}, "yaxis9": {"anchor": "x9", "autorange": true, "domain": [0, 0.2222], "matches": "y7", "range": [-0.1047, 1.495], "showticklabels": false, "type": "linear"}}}
